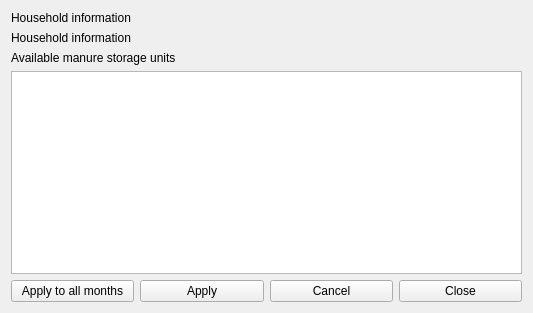
<?xml version="1.0" encoding="UTF-8"?>
<ui version="4.0">
 <class>manureallocation</class>
 <widget class="impgenmaint" name="manureallocation">
  <property name="geometry">
   <rect>
    <x>0</x>
    <y>0</y>
    <width>533</width>
    <height>313</height>
   </rect>
  </property>
  <property name="windowTitle">
   <string>Form</string>
  </property>
  <layout class="QVBoxLayout" name="verticalLayout_3">
   <item>
    <layout class="QVBoxLayout" name="verticalLayout_2">
     <item>
      <widget class="QLabel" name="header1">
       <property name="enabled">
        <bool>true</bool>
       </property>
       <property name="palette">
        <palette>
         <active>
          <colorrole role="WindowText">
           <brush brushstyle="SolidPattern">
            <color alpha="255">
             <red>0</red>
             <green>0</green>
             <blue>0</blue>
            </color>
           </brush>
          </colorrole>
         </active>
         <inactive>
          <colorrole role="WindowText">
           <brush brushstyle="SolidPattern">
            <color alpha="255">
             <red>0</red>
             <green>0</green>
             <blue>0</blue>
            </color>
           </brush>
          </colorrole>
         </inactive>
         <disabled>
          <colorrole role="WindowText">
           <brush brushstyle="SolidPattern">
            <color alpha="255">
             <red>0</red>
             <green>0</green>
             <blue>0</blue>
            </color>
           </brush>
          </colorrole>
         </disabled>
        </palette>
       </property>
       <property name="toolTip">
        <string/>
       </property>
       <property name="text">
        <string>Household information</string>
       </property>
      </widget>
     </item>
     <item>
      <widget class="QLabel" name="header2">
       <property name="enabled">
        <bool>true</bool>
       </property>
       <property name="palette">
        <palette>
         <active>
          <colorrole role="WindowText">
           <brush brushstyle="SolidPattern">
            <color alpha="255">
             <red>0</red>
             <green>0</green>
             <blue>0</blue>
            </color>
           </brush>
          </colorrole>
         </active>
         <inactive>
          <colorrole role="WindowText">
           <brush brushstyle="SolidPattern">
            <color alpha="255">
             <red>0</red>
             <green>0</green>
             <blue>0</blue>
            </color>
           </brush>
          </colorrole>
         </inactive>
         <disabled>
          <colorrole role="WindowText">
           <brush brushstyle="SolidPattern">
            <color alpha="255">
             <red>0</red>
             <green>0</green>
             <blue>0</blue>
            </color>
           </brush>
          </colorrole>
         </disabled>
        </palette>
       </property>
       <property name="toolTip">
        <string/>
       </property>
       <property name="text">
        <string>Household information</string>
       </property>
      </widget>
     </item>
    </layout>
   </item>
   <item>
    <layout class="QVBoxLayout" name="verticalLayout">
     <item>
      <widget class="QLabel" name="Label10">
       <property name="enabled">
        <bool>true</bool>
       </property>
       <property name="toolTip">
        <string/>
       </property>
       <property name="text">
        <string>Available manure storage units</string>
       </property>
      </widget>
     </item>
     <item>
      <widget class="QTableView" name="AdvListView6">
       <property name="enabled">
        <bool>true</bool>
       </property>
       <property name="toolTip">
        <string/>
       </property>
      </widget>
     </item>
    </layout>
   </item>
   <item>
    <layout class="QHBoxLayout" name="horizontalLayout">
     <item>
      <widget class="QPushButton" name="BitBtn24">
       <property name="enabled">
        <bool>true</bool>
       </property>
       <property name="toolTip">
        <string>Apply this information to all the selected months</string>
       </property>
       <property name="text">
        <string>Apply to all months</string>
       </property>
       <property name="icon">
        <iconset resource="../images.qrc">
         <normaloff>:/images/apply.png</normaloff>:/images/apply.png</iconset>
       </property>
       <property name="flat">
        <bool>false</bool>
       </property>
      </widget>
     </item>
     <item>
      <widget class="QPushButton" name="BitBtn21">
       <property name="enabled">
        <bool>true</bool>
       </property>
       <property name="toolTip">
        <string/>
       </property>
       <property name="text">
        <string>Apply</string>
       </property>
       <property name="icon">
        <iconset resource="../images.qrc">
         <normaloff>:/images/apply.png</normaloff>:/images/apply.png</iconset>
       </property>
       <property name="flat">
        <bool>false</bool>
       </property>
      </widget>
     </item>
     <item>
      <widget class="QPushButton" name="BitBtn22">
       <property name="enabled">
        <bool>true</bool>
       </property>
       <property name="toolTip">
        <string/>
       </property>
       <property name="text">
        <string>Cancel</string>
       </property>
       <property name="icon">
        <iconset resource="../images.qrc">
         <normaloff>:/images/cancel.png</normaloff>:/images/cancel.png</iconset>
       </property>
       <property name="flat">
        <bool>false</bool>
       </property>
      </widget>
     </item>
     <item>
      <widget class="QPushButton" name="BitBtn23">
       <property name="enabled">
        <bool>true</bool>
       </property>
       <property name="toolTip">
        <string/>
       </property>
       <property name="text">
        <string>Close</string>
       </property>
       <property name="icon">
        <iconset resource="../images.qrc">
         <normaloff>:/images/closeform.png</normaloff>:/images/closeform.png</iconset>
       </property>
       <property name="flat">
        <bool>false</bool>
       </property>
      </widget>
     </item>
    </layout>
   </item>
  </layout>
 </widget>
 <customwidgets>
  <customwidget>
   <class>impgenmaint</class>
   <extends>QWidget</extends>
   <header>impgenmaint.h</header>
   <container>1</container>
  </customwidget>
 </customwidgets>
 <resources>
  <include location="../images.qrc"/>
 </resources>
 <connections/>
</ui>
